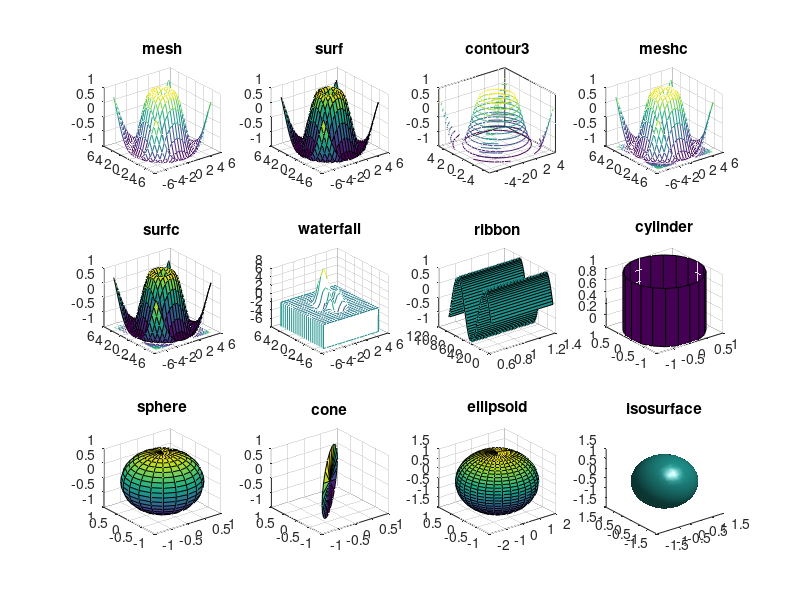

This chart was generated by the following MATLAB code:
% clc
% clear
% 
% x = linspace(-2*pi, 2*pi, 1000);
% y = sin(x);
% z = cos(x);
% theta = linspace(0, 2*pi, 100);
% rho = abs(sin(2*theta).*cos(2*theta));
% [X, Y] = meshgrid(-3:.1:3);
% Z = peaks(X,Y);
% data = randi(10, 1, 5);
% randomData = randn(1000,1);
% 
% figure('Name', '20 Plot Berbeda', 'NumberTitle', 'off');
% set(gcf,'Position',[100 100 1200 800]); % agar lebih lebar
% 
% %Line Plot
% subplot(5,4,1); 
% plot(x, y); 
% title('Line Plot');
% 
% % %Multiple Line
% % subplot(5,4,2); 
% % plot(x, y, x, z); 
% % title('Multi Line');
% % 
% % %Scatter Plot
% % subplot(5,4,3); 
% % scatter(x, y); 
% % title('Scatter');
% % 
% % %Bar Chart
% % subplot(5,4,4); 
% % bar(data); 
% % title('Bar');
% % 
% %Horizontal Bar
% subplot(5,4,5); 
% barh(data); 
% title('Bar Horizontal');
% % 
% % %Pie Chart
% % subplot(5,4,6); 
% % pie(data); 
% % title('Pie');
% % 
% % %Area Plot
% % subplot(5,4,8); 
% % area(x, y); 
% % title('Area');
% % 
% % %Stem Plot
% % subplot(5,4,9); 
% % stem(x(1:50), y(1:50)); 
% % title('Stem');
% % 
% % %Stairs Plot
% % subplot(5,4,10); 
% % stairs(x(1:50), y(1:50)); 
% % title('Stairs');
% % 
% % %Polar Plot
% % subplot(5,4,11); 
% % polarplot(theta, rho); 
% % title('Polar');
% % 
% % %Compass Plot
% % u = cos(theta); v = sin(theta);
% % subplot(5,4,12); compass(u, v); 
% % title('Compass');
% % 
% % %Quiver Plot
% % [xq, yq] = meshgrid(-2:0.5:2, -2:0.5:2);
% % subplot(5,4,13); 
% % quiver(xq, yq, xq, yq); 
% % title('Quiver');
% % 
% % %Contour Plot
% % subplot(5,4,14); 
% % contour(X, Y, Z); 
% % title('Contour');
% % 
% %Surface Plot
% subplot(5,4,15); 
% surf(X, Y, Z); 
% title('Surface');
% 
% %Mesh Plot
% subplot(5,4,16); 
% mesh(X, Y, Z); 
% title('Mesh');
% 
% %Waterfall
% subplot(5,4,17); 
% waterfall(X, Y, Z); 
% title('Waterfall');
% 
% %Boxplot
% group = [ones(50,1); 
%     2*ones(50,1)];
% values = [randn(50,1); 
%     randn(50,1)+1];
% subplot(5,4,19); 
% boxplot(values, group); 
% title('Boxplot');
% % 
% %Animated Line (snapshot only)
% subplot(5,4,20); 
% plot(x, y); 
% title('Animasi Line (Static)');

% ini untuk Plot 3D
clc
clear

% Grid dan fungsi dasar
[x, y] = meshgrid(-5:0.5:5, -5:0.5:5);
z1 = sin(sqrt(x.^2 + y.^2));
z2 = peaks(x, y);
r = sqrt(x.^2 + y.^2) + eps;
z3 = sin(r)./r;

figure('Name', '12 Plot 3D', 'NumberTitle', 'off');
set(gcf,'Position',[100 100 1400 800]);

%Mesh
subplot(3,4,1);
mesh(x, y, z1);
title('mesh');

%Surf
subplot(3,4,2);
surf(x, y, z1);
title('surf');

%Contour3
subplot(3,4,3);
contour3(x, y, z1);
title('contour3');

%Meshc
subplot(3,4,4);
meshc(x, y, z1);
title('meshc');

%Surfc
subplot(3,4,5);
surfc(x, y, z1);
title('surfc');

% 6. Waterfall
subplot(3,4,6);
waterfall(x, y, z2);
title('waterfall');

%Ribbon
subplot(3,4,7);
z = sin(0:0.1:10);
subplot(3,4,7);
ribbon(z);
title('ribbon');

%Cylinder
subplot(3,4,8);
[Xc,Yc,Zc] = cylinder;
surf(Xc,Yc,Zc);
title('cylinder');

%Sphere
subplot(3,4,9);
[Xs, Ys, Zs] = sphere;
surf(Xs,Ys,Zs);
title('sphere');

%Cone (gunakan cylinder dengan radius mengecil)
subplot(3,4,10);
[R,Z] = cylinder([1 0]);
surf(R, R, Z);
title('cone');

%Ellipsoid
subplot(3,4,11);
[Xe,Ye,Ze] = ellipsoid(0,0,0,2,1,1.5,30);
surf(Xe,Ye,Ze);
title('ellipsoid');

%Isosurface (3D volume)
subplot(3,4,12);
[x3,y3,z3] = meshgrid(-2:0.2:2);
v = x3.^2 + y3.^2 + z3.^2;
isosurface(x3,y3,z3,v,1.5);
title('isosurface');
